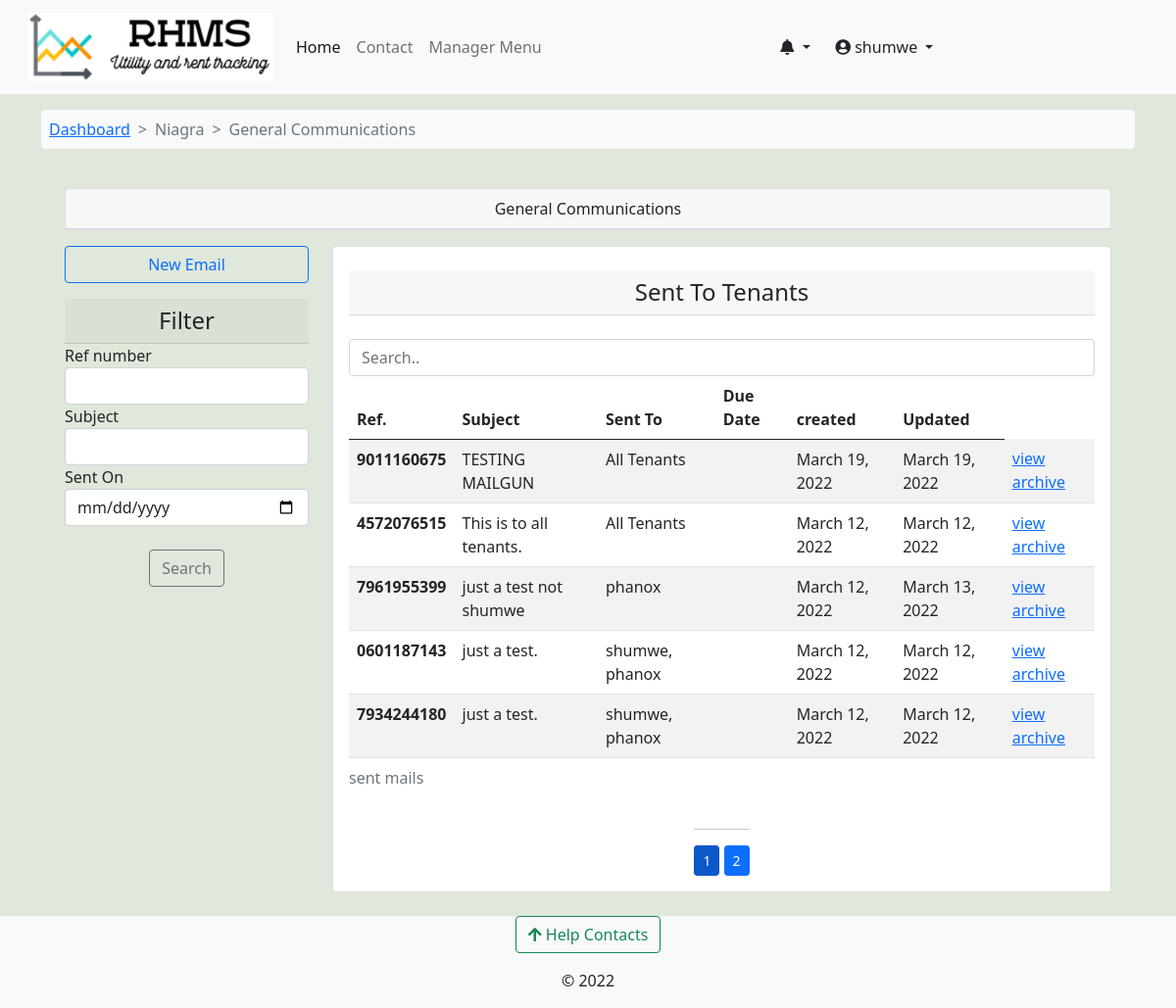
Page /core/general_communications/niagra-bumnsd-sd-djks/ (signed in) on the committed database.
### accounts/models.py (models this page shows, shortened)
class User(AbstractUser):
    avatar = models.ImageField(upload_to=get_avatar_path, default='no-avatar.png')
    is_verified = models.BooleanField(default=False)
    is_tenant = models.BooleanField(default=False)
    is_manager = models.BooleanField(default=False)

class Tenants(models.Model):
    associated_account = models.OneToOneField(User, on_delete=models.CASCADE, verbose_name='tenant')
    full_name = models.CharField(max_length=100)
    id_number = models.CharField(max_length=10)
    id_front = models.ImageField(upload_to=get_user_docs_path, blank=True)
    id_back = models.ImageField(upload_to=get_user_docs_path, blank=True)
    active_phone_number = PhoneNumberField()
    policy_agreement = models.BooleanField(default=False)
    rented_unit = models.ForeignKey(RentalUnit, on_delete=models.CASCADE, related_name="tenants", null=True, blank=True)
    moved_in = models.BooleanField(default=False)
    move_in_date = models.DateTimeField(null=True, blank=True)
    created = models.DateTimeField(default=datetime.now)
    updated = models.DateTimeField(auto_now=True)
    class Meta:
        verbose_name_plural = 'Tenants'

### rental_property/models.py (models this page shows, shortened)
class Building(models.Model):
    STATUS_CHOICES = [
        ('op', 'Vacancies Available'),
        ('um', 'Under Maintanance'),
        ('fo', 'Fully Occupied'),
        ('dc', 'Decomisioned'),
    ]
    estate = models.ForeignKey(Estate, on_delete=models.CASCADE, null=True, blank=True)
    name = models.CharField(max_length=100)
    slug = models.SlugField(max_length=100, unique=True)
    registered_owner = models.CharField(max_length=50)
    manager = models.ForeignKey(Managers, on_delete=models.CASCADE, related_name='building_manager')
    added_by = models.ForeignKey(User, on_delete=models.DO_NOTHING)
    address_line = models.CharField(max_length=50)
    cover_image = models.ImageField(upload_to='building-cover', null=True, blank=True)
    county = models.ForeignKey(Counties, on_delete=models.CASCADE)
    country = models.CharField(max_length=50, default='Kenya')
    building_status = models.CharField(max_length=5, choices=STATUS_CHOICES)
    added = models.DateTimeField(default=datetime.now)
    updated = models.DateTimeField(auto_now=True)

### core/models.py (models this page shows, shortened)
class ManagerTenantCommunication(models.Model):
    ref_number = models.CharField(max_length=12, unique=True, null=True, blank=True)
    sent_to = models.ManyToManyField(Tenants,blank=True)
    send_to_all = models.BooleanField(default=False)
    sent_by = models.ForeignKey(Managers, on_delete=models.CASCADE)
    building = models.ForeignKey(Building, on_delete=models.CASCADE)
    subject = models.CharField(max_length=100)
    body = models.TextField()
    created = models.DateTimeField(default=datetime.datetime.now)
    updated = models.DateTimeField(auto_now=True)
    retract = models.BooleanField(default=False)
    def receiver_names(self):
        return ', '.join([str(t.associated_account.username) for t in self.sent_to.all()])
    class Meta:
        verbose_name_plural = 'Archives | Manager E-Mails'

### core/views.py (the view)
# urls.py: path('general_communications/<slug:building_slug>/', views.general_communications, name='general_communications'),
@login_required
def general_communications(request,building_slug):
    building = Building.objects.get(slug=building_slug)
    communications = ManagerTenantCommunication.objects.filter(building=building).order_by('-created')
    comm_filter = CommsFilter(request.GET, queryset=communications)
    filter_form = comm_filter.form
    comm_filter = comm_filter.qs
    paginator = Paginator(comm_filter, 5)
    page = request.GET.get('page')
    try:
        response = paginator.page(page)
    except PageNotAnInteger:
        response = paginator.page(1)
    except EmptyPage:
        response = paginator.page(paginator.num_pages)
    context = {
        'comms': response,'building': building,'filter_form':filter_form,
    }
    return render(request, 'core/general_comms.html', context)

### accounts/context_processors.py (called while the page is built)
def get_notifications(request):
    user = request.user
    if user.is_authenticated:
        notifications = UserNotifications.objects.filter(
            user_id=user).order_by('-created')[:7]
        return dict(notifications=notifications)
    else:
        return {'false': False}

### complaints/context_processors.py (called while the page is built)
def get_contacts(request):
    user = request.user
    if user.is_authenticated:
        if user.is_tenant:
            tenant = Tenants.objects.get(associated_account=user)
            building = Building.objects.get(id=tenant.rented_unit.building_id)
            contacts = HelpContacts.objects.filter(associated_building=building)
            return dict(contacts=contacts)
        elif user.is_manager:
            contacts = HelpContacts.objects.all()
            return dict(contacts=contacts)
        else:
            contacts = HelpContacts.objects.filter(make_publicly_available=True)
            return dict(contacts=contacts)
    else:
        contacts = HelpContacts.objects.filter(make_publicly_available=True)
        return dict(contacts=contacts)

### rental_property/context_processors.py (called while the page is built)
def my_managed_buildings(request):
    user_instance = request.user
    if user_instance.is_authenticated:
        manager_instance = Managers.objects.filter(associated_account=user_instance)[:1]
        managed_buildings = Building.objects.filter(manager=manager_instance)
        return dict(managed_buildings=managed_buildings)
    else:
        return {'False': False,}

### core/templates/core/general_comms.html (shortened to what this page needs)
{% extends 'base.html' %}
{% load crispy_forms_tags %}
{% load humanize %}
{% block content %}
<nav class="container mt-3">
  <ol class="breadcrumb bg-light p-2 rounded-2">
      <li class="breadcrumb-item "><a href="{% url 'building-dashboard' building.slug %}">Dashboard</a></li>
      <li class="breadcrumb-item active"> {{building.name}} </li>
      <li class="breadcrumb-item active"> General Communications </li>
  </ol>
</nav>
<div class="container">
<section class="row justify-content-center p-4">
    <div class="container">
      <div class="container card p-0 mb-3">
        <div class="card-header text-center w-100">
          General Communications
        </div>
      </div>
      <div class="row">
        <div class="col-sm-3">
            <div class="mb-3 list-group">
                <a href="{% url 'core:new_email' building.slug %}" type="button" class="btn btn-outline-primary"> New Email </a>
            </div>
            <h4 class="card-header text-center"> Filter </h4>
          <form method='get'>
              {{filter_form|crispy }}
              <br>
                  <div class="form-group text-center">
                      <button class="btn btn-outline-secondary" type="submit">Search</button>
                  </div>
          </form>
        </div>
        <div class="col-sm-9">
          <div class="row">
            <div class="col-sm-12">
              <div class="card card-body">
                <h4 class="text-center card-header mt-2"> Sent To Tenants </h4>
                <input class="form-control" id="myInput" type="text" placeholder="Search..">
                <div class="table-responsive">
                <table class="table table-striped table-hover">
                  <caption> sent mails </caption>
                    <thead>
                      <tr>
                        <th scope="col">Ref.</th>
                        <th scope="col">Subject</th>
                        <th scope="col">Sent To</th>
                        <th scope="col"> Due Date </th>
                        <th scope="col"> created </th>
                        <th scope="col">Updated</th>
                      </tr>
                    </thead>
                    <tbody id='ourTable'>
                        {% for c in comms %}
                      <tr>
                        <th scope="row"> {{c.ref_number}} </th>
                        <td>{{ c.subject }}</td>
                        {% if c.send_to_all %}
                        <td>All Tenants</td>
                        {% else %}
                        <td>
                          {{c.receiver_names|slice:":25"}}
                        </td>
                        {% endif %}
                        <td> {{c.due_date|naturalday}} </td>
                        <td>{{ c.created|naturalday }}</td>
                        <td>{{ c.updated|naturalday }}</td>
                        <td><a href="{% url 'core:email_archive_view' building.slug c.ref_number %}">view archive</a> </td>
                      </tr>
                      {% endfor %}
                    </tbody>
                </table>
                </div>
                <div class="mx-auto">
                  {% if comms.paginator.num_pages > 1 %}
                      <hr>
                      <div class="text-center">
                          {% for pg in comms.paginator.page_range %}
                              <a href="?page={{pg}}" class="btn btn-primary btn-sm {% if comms.number == pg %}active{% endif %}">{{pg}}</a>
                          {% endfor %}
                      </div>
                  {% endif %}
              </div>
              </div>
            </div>
          </div>
        </div>
      </div>
    </div>
  </div>
{% endblock %}

### templates/base.html (shortened to what this page needs)
<!doctype html>
<html lang="en">
  {% load static %}
  {% load i18n %}
  <head>
    {% load pwa %}
    <link href="https://cdn.jsdelivr.net/npm/bootstrap@5.0.2/dist/css/bootstrap.min.css" rel="stylesheet">
    <link type="text/css" href="{% static 'css/main.css' %}" rel="stylesheet">
    <link rel="stylesheet" href="https://cdnjs.cloudflare.com/ajax/libs/font-awesome/4.7.0/css/font-awesome.min.css">
    <link rel="stylesheet" href="https://pro.fontawesome.com/releases/v5.11.2/css/all.css">
  </head>
  <body class="d-flex flex-column min-vh-100" style="background-color: #dfe8da;">
    <nav class="navbar navbar-expand-lg navbar-light bg-light" aria-label="main-nav">
        <div class="container-fluid">
          <a class="navbar-brand align" href="{% url 'operational-buildings' %}">
                <div class="d-flex">
                    <div class="ms-3 d-flex flex-column">
                      <img src="{% static 'img/rhms_logo2.png' %}" alt="logo" width="250" height="70"/>
                    </div>
                </div>
            </a>
            <div class="collapse navbar-collapse" id="mynav">
                <ul class="navbar-nav mb-lg-0">
                    <li class="nav-item"> <a class="nav-link active" aria-current="page" href="{% url 'operational-buildings' %}">Home</a> </li>
                    <li class="nav-item"> <a class="nav-link" aria-current="page" href="{% url 'core:contact' %}">Contact</a> </li>
                    {% if user.is_manager %}
                    <li class="nav-item"> <a class="nav-link" data-bs-toggle="offcanvas" href="#hrmsCanvas" role="button" aria-controls="hrmsCanvas">Manager Menu</a> </li>
                    {% endif %}
                </ul>
                </div>
                {% if request.user.is_authenticated %}
                <div class="collapse navbar-collapse" id="mynav">
                  <div class="dropdown">
                    <a href="#" class="btn dropdown-toggle" type="button" id="messagesDrop" data-bs-toggle="dropdown" aria-haspopup="true" aria-expanded="false">
                      <em class="fas fa-bell"></em>
                    </a>
                      {% load humanize %}
                  </div>
                <div class="collapse navbar-collapse" id="mynav">
                  <div class="dropdown">
                    <a href="#" class="btn dropdown-toggle" type="button" id="dropdownMenuButton" data-bs-toggle="dropdown" aria-haspopup="true" aria-expanded="false">
                      <em class="fas fa-user-circle"></em> {{ request.user.username }}
                    </a>
                  </div>
                </div>
                {% endif %}
            </div>
    </nav>
    {% block content %}	{% endblock content%}
    <footer class="mt-auto bg-light">
      <div class="mb-3 text-center">
      <button class="btn btn-outline-success" type="button" data-bs-toggle="offcanvas" data-bs-target="#contactsOffcanvas" aria-controls="contactsOffcanvas"><em class="fas fa-arrow-upfas fa-arrow-up"></em> Help Contacts</button>
      </div>
      <div>
        <p class="text-center ">&copy; 2022</p>
  </footer>
  </body>
</html>

### static/css/main.css (style rules this page uses)
:root { --header-height: 3rem; --nav-width: 68px; --first-color-light: #AFA5D9; --white-color: #F7F6FB; --body-font: 'Nunito', sans-serif; --normal-font-size: 1rem; --z-fixed: 100 }
.breadcrumb-item + .breadcrumb-item::before { content: ">"; }

### rows in the picture
User: user.username "shumwe"
Building: name "Niagra"
ManagerTenantCommunication: ref_number "9011160675", subject "TESTING MAILGUN", send_to_all "All Tenants", created "March 19, 2022", updated "March 19, 2022"
ManagerTenantCommunication: ref_number "4572076515", subject "This is to all tenants.", send_to_all "All Tenants", created "March 12, 2022", updated "March 12, 2022"
ManagerTenantCommunication: ref_number "7961955399", subject "just a test not shumwe", receiver_names "phanox", created "March 12, 2022", updated "March 13, 2022"
ManagerTenantCommunication: ref_number "0601187143", subject "just a test.", receiver_names "shumwe, phanox", created "March 12, 2022", updated "March 12, 2022"
ManagerTenantCommunication: ref_number "7934244180", subject "just a test.", receiver_names "shumwe, phanox", created "March 12, 2022", updated "March 12, 2022"

### other values in the picture
{{ pg }} "1" "2"
